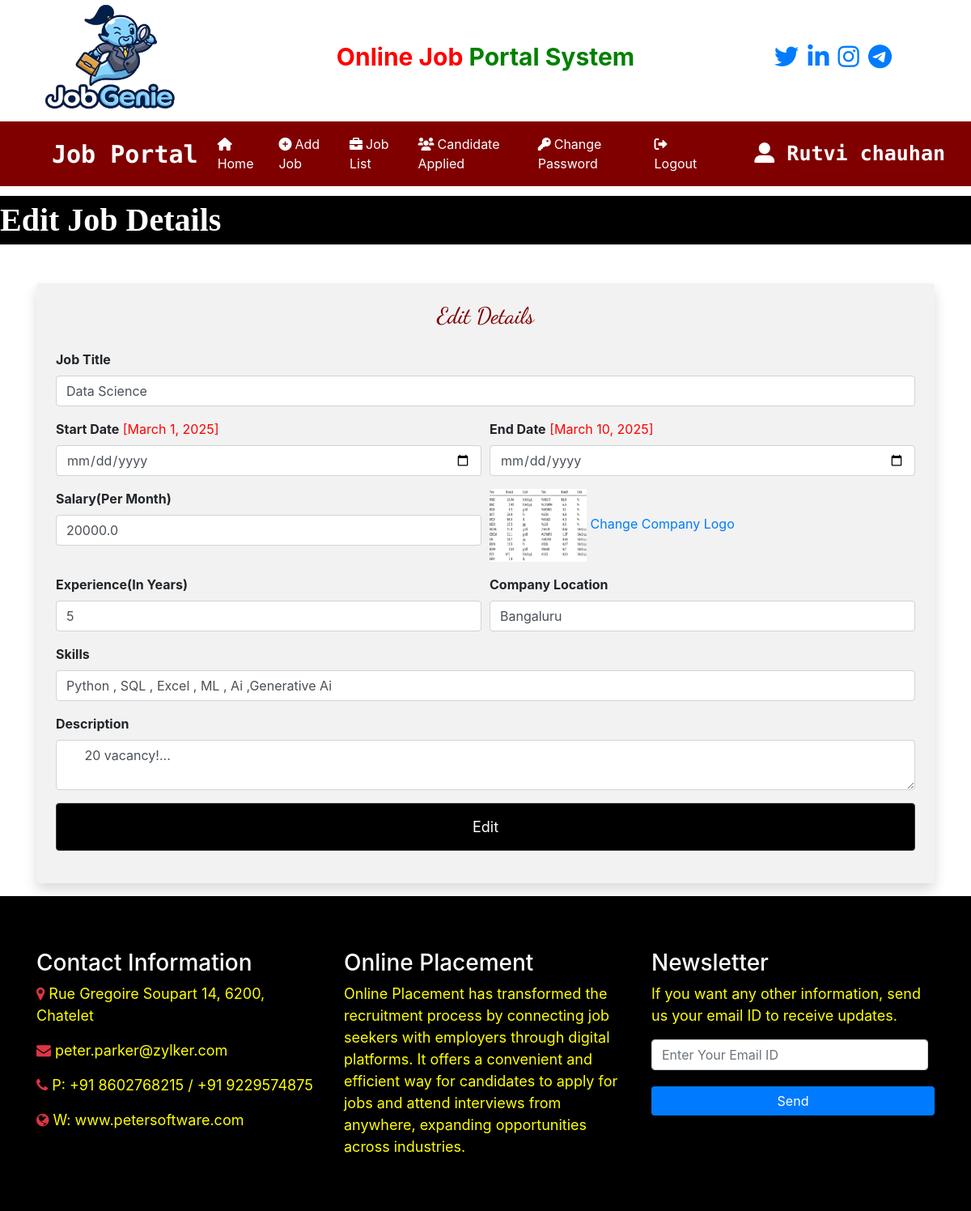
Page /edit_jobdetails/1 (signed in) on the committed database.
### job/models.py (models this page shows, shortened)
class Job(models.Model):
    recruiter = models.ForeignKey(Recruiter,on_delete=models.CASCADE)
    start_data = models.DateField()
    End_data = models.DateField()
    job_title = models.CharField(max_length=100)
    job_salary = models.FloatField(max_length=20)
    Image = models.FileField(max_length=100)
    job_description = models.TextField(max_length=300)
    job_location = models.CharField(max_length=100)
    job_experience = models.CharField(max_length=100)
    Skills = models.CharField(max_length=100)
    Creationdata = models.DateField()

### job/views.py (the view, shortened to what this page needs)
# urls.py: path('edit_jobdetails/<int:pid>',edit_jobdetails, name="edit_jobdetails"),
def edit_jobdetails(request, pid):
    if not request.user.is_authenticated:
        return redirect('recruiter_login')
    error = ""
    job = Job.objects.get(id=pid)
    d = {'error': error, 'job': job}
    return render(request, 'edit_jobdetails.html', d)

### job/templates/edit_jobdetails.html (shortened to what this page needs)
{% load static %}
{% block body %}
{% include 'recruiter_navigation.html' %}
<!DOCTYPE html>
<html lang="en">
<head>
</head>
<body>
    <marquee style="font-family: 'Monotype-Corsiva'; font-size: 40px; color: white; background-color: black; font-weight: bold; margin-top: 1%">
       Edit Job Details
    </marquee>
    <div class="container mt-5">
        <form name="signup" method="POST"  enctype="multipart/form-data"  class="shadow p-4 rounded" onsubmit="return checkpass()" style="background-color: #f2f2f2;">
            <h3 class="text-center mb-4" style="font-family: 'Dancing Script', cursive; color: maroon;">Edit Details</h3>
            <div class="form-group">
                <label><b>Job Title</b></label>
                <input type="text"  class="form-control" name="jobtitle"  value = "{{job.job_title}}" >
            </div>
            <div class="form-row">
                <div class="form-group col-md-6">
                <label ><b>Start Date</b></label> <span style="color: Red"> [{{job.start_data}}] </span>
                <input type="Date" id="startdate" class="form-control" name="startdate">
                </div>
                <div class="form-group col-md-6">
                <label ><b>End Date</b></label> <span style="color: Red"> [{{job.End_data}}] </span>
                <input type="Date" id="enddate" class="form-control" name="enddate">
                </div>
            </div>
            <div class="form-row">
            <div class="form-group col-md-6">
                <label ><b>Salary(Per Month)</b></label>
                <input type="Number" id="Salary" class="form-control" name="Salary" value = "{{job.job_salary}}" >
                </div>
                <div class="form-group col-md-6">
                <img src = "{{job.Image.url}}" width="120" height="90"><a href = "{% url 'change_logo' pid=job.id %}"> Change Company Logo </a>
                </div>
            </div>
            <div class="form-row">
            <div class="form-group col-md-6 ">
                <label ><b>Experience(In Years)</b></label>
                <input type="Number" id="Experience" class="form-control" name="Experience" value = "{{job.job_experience}}" >
            </div>
            <div class="form-group col-md-6 ">
                <label ><b> Company Location</b></label>
                <input type="text" id="location" class="form-control" name="location"  value = "{{job.job_location}}" >
            </div>
        </div>
            <div class="form-group">
                <label ><b>Skills</b></label>
                <input type="text" id="Skills" class="form-control" name="Skills" value = "{{job.Skills}}"  >
            </div>
            <div class="form-group">
                <label ><b>Description</b></label>
                <textarea  class="form-control" name="Description" >  {{job.job_description}}</textarea>
            </div>
            <div class="form-group">
                <button type="submit" class="btn btn-dark" style="font-size: 18px;">
                     Edit
                </button>
            </div>
        </form>
    </div>
</body>
</html>
{% include 'footer.html' %}
{%  endblock %}

### job/templates/recruiter_navigation.html (shortened to what this page needs)
<!DOCTYPE html>
<html lang="en">
<head>
    {% load static %}
    <link rel="stylesheet" href="https://cdn.jsdelivr.net/npm/bootstrap@4.6.2/dist/css/bootstrap.min.css">
    <link href="https://cdnjs.cloudflare.com/ajax/libs/font-awesome/6.0.0-beta3/css/all.min.css" rel="stylesheet">
</head>
<body>
<div class="container">
    <div class="row">
        <div class="col-sm-3">
            <img src="{% static 'images/job1.png' %}" style="width:180px; height:150px">
        </div>
        <div class="col-sm-6 mt-5 text-center">
            <span style="font-weight: bold; font-size: 30px">
                <span style="color: red;">Online Job</span>
                <span style="color: Green;">Portal System</span>
            </span>
        </div>
        <div class="col-sm-3 mt-5 text-center">
            <span style="font-weight: bold; font-size: 30px">
                <a href="#" class="pl-1"><i class="fab fa-twitter"></i></a>
                <a href="#" class="pl-1"><i class="fab fa-linkedin"></i></a>
                <a href="#" class="pl-1"><i class="fab fa-instagram"></i></a>
                <a href="#" class="pl-1"><i class="fab fa-telegram"></i></a>
            </span>
        </div>
    </div>
</div>
<nav class="navbar navbar-expand-sm navbar-dark" style="background-color: maroon;">
    <a class="navbar-brand text-white pl-5 font-weight-bold" style="font-family: 'Monotype Corsiva'; font-size: 30px" href="#">Job Portal</a>
    <div class="collapse navbar-collapse" id="navbarNav">
        <ul class="navbar-nav ml-auto">
            <li class="nav-item">
                <a class="nav-link" href="{% url 'user_home' %}"><i class="fas fa-home mr-1"></i>Home</a>
            </li>
            <li class="nav-item">
                <a class="nav-link" href="{% url 'add_job' %}"><i class="fas fa-plus-circle mr-1"></i>Add Job</a>
            </li>
            <li class="nav-item">
                <a class="nav-link" href="{% url 'job_list' %}"><i class="fas fa-briefcase mr-1"></i>Job List</a>
            </li>
            <li class="nav-item">
                <a class="nav-link" href="{% url 'applied_candidate_list' %}"><i class="fas fa-users mr-1"></i>Candidate Applied</a>
            </li>
            <li class="nav-item">
                <a class="nav-link" href="{% url 'change_passwordrecruiter' %}"><i class="fas fa-key mr-1"></i>Change Password</a>
            </li>
            <li class="nav-item">
                <a class="nav-link" href="{% url 'logout' %}"><i class="fas fa-sign-out-alt"></i>Logout</a>
            </li>
        </ul>
        <a class="navbar-brand text-white pl-5 font-weight-bold" style="font-family: 'Monotype Corsiva'; font-size: 25px" href="#"><i class="fas fa-user-alt"></i> {{request.user.first_name}} {{request.user.last_name}}</a>
    </div>
</nav>
</body>
</html>

### job/templates/recruiter_navigation.html (style rules this page uses)
.nav-link { color: white !important; margin-right: 15px; }

### job/templates/edit_jobdetails.html (style rules this page uses)
.btn-dark { background-color: #000; color: #fff; font-size: 18px; padding: 15px; width: 100%; cursor: pointer; }

### rows in the picture
Job: jobtitle "Data Science", start_data "March 1, 2025", End_data "March 10, 2025", Salary "20000.0", Image (picture), Experience "5", location "Bangaluru", Skills "Python , SQL , Excel , ML , Ai ,Generative Ai", Description "20 vacancy!..."

### other values in the picture
{{ request.user.first_name }} "Rutvi"
{{ request.user.last_name }} "chauhan"
